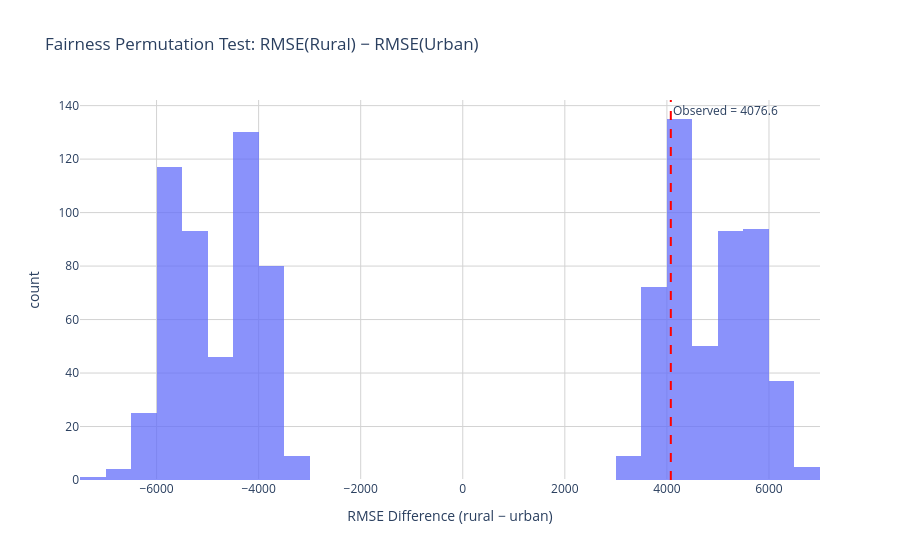

The notebook cell this image was saved under:
### Markdown cell above
## Step 8: Fairness Analysis

### Code cell
# ── Step 8: Fairness Analysis ──
# Question: Does our model perform worse for outages in "rural" states
# than in "urban" states?
# We binarize POPPCT_URBAN at the median (~77%) into two groups.

from sklearn.metrics import mean_squared_error

# Get predictions on the test set (already computed)
test_predictions = best_pipe.predict(X_test_f)

# Binarize: "urban" = POPPCT_URBAN >= median, "rural" = below median
threshold = X_test_f['POPPCT_URBAN'].median()
group_labels = (X_test_f['POPPCT_URBAN'] >= threshold).map({True: 'urban', False: 'rural'})

# Compute RMSE for each group
def group_rmse(y_true, y_pred, groups, group_name):
    mask = groups == group_name
    return np.sqrt(mean_squared_error(y_true[mask], y_pred[mask]))

rmse_urban = group_rmse(y_test_f.values, test_predictions, group_labels.values, 'urban')
rmse_rural = group_rmse(y_test_f.values, test_predictions, group_labels.values, 'rural')

observed_diff = rmse_rural - rmse_urban
print(f"Urban RMSE:  {rmse_urban:.1f} min")
print(f"Rural RMSE:  {rmse_rural:.1f} min")
print(f"Observed difference (rural − urban): {observed_diff:.1f} min")
print(f"Threshold (median POPPCT_URBAN in test set): {threshold:.1f}%")

# ── Permutation Test ──
# H₀: The model is fair — RMSE for rural and urban groups are roughly the same;
#      any difference is due to random chance.
# H₁: The model is unfair — RMSE for rural states is higher than for urban states.
# Test statistic: RMSE(rural) − RMSE(urban)
# Significance level: α = 0.05

np.random.seed(42)
n_permutations = 1000
perm_diffs = np.zeros(n_permutations)

for i in range(n_permutations):
    shuffled = np.random.permutation(group_labels.values)
    rmse_u = group_rmse(y_test_f.values, test_predictions, shuffled, 'urban')
    rmse_r = group_rmse(y_test_f.values, test_predictions, shuffled, 'rural')
    perm_diffs[i] = rmse_r - rmse_u

p_value = np.mean(perm_diffs >= observed_diff)
print(f"\nPermutation test p-value: {p_value:.4f}")
if p_value < 0.05:
    print("→ Reject H₀: Evidence the model is unfair (higher RMSE for rural states).")
else:
    print("→ Fail to reject H₀: No significant evidence of unfairness.")

# ── Visualization ──
fig7 = px.histogram(
    x=perm_diffs,
    nbins=50,
    title='Fairness Permutation Test: RMSE(Rural) − RMSE(Urban)',
    labels={'x': 'RMSE Difference (rural − urban)', 'y': 'Count'},
    opacity=0.75,
)
fig7.add_vline(x=observed_diff, line_dash='dash', line_color='red',
               annotation_text=f'Observed = {observed_diff:.1f}',
               annotation_position='top right')
fig7.update_layout(
    plot_bgcolor='white',
    xaxis=dict(gridcolor='lightgrey'),
    yaxis=dict(gridcolor='lightgrey'),
    showlegend=False,
)
fig7.show()

### Figure 1 — Plotly figure (JSON) as saved in the notebook; plotly's stock layout.template omitted (floating-point values rounded to 4 significant figures; data arrays with more than 128 entries replaced by an {"elided": "..."} marker saying what was removed)
{"data": [{"bingroup": "x", "hovertemplate": "RMSE Difference (rural − urban)=%{x}<br>count=%{y}<extra></extra>", "legendgroup": "", "marker": {"color": "#636efa", "opacity": 0.75, "pattern": {"shape": ""}}, "name": "", "nbinsx": 50, "orientation": "v", "showlegend": false, "type": "histogram", "x": {"elided": "1000 float values"}, "xaxis": "x", "yaxis": "y"}], "layout": {"annotations": [{"showarrow": false, "text": "Observed = 4076.6", "x": 4077.0, "xanchor": "left", "xref": "x", "y": 1, "yanchor": "top", "yref": "y domain"}], "barmode": "relative", "legend": {"tracegroupgap": 0}, "plot_bgcolor": "white", "shapes": [{"line": {"color": "red", "dash": "dash"}, "type": "line", "x0": 4077.0, "x1": 4077.0, "xref": "x", "y0": 0, "y1": 1, "yref": "y domain"}], "showlegend": false, "title": {"text": "Fairness Permutation Test: RMSE(Rural) − RMSE(Urban)"}, "xaxis": {"anchor": "y", "domain": [0, 1], "gridcolor": "lightgrey", "title": {"text": "RMSE Difference (rural − urban)"}}, "yaxis": {"anchor": "x", "domain": [0, 1], "gridcolor": "lightgrey", "title": {"text": "count"}}}}
